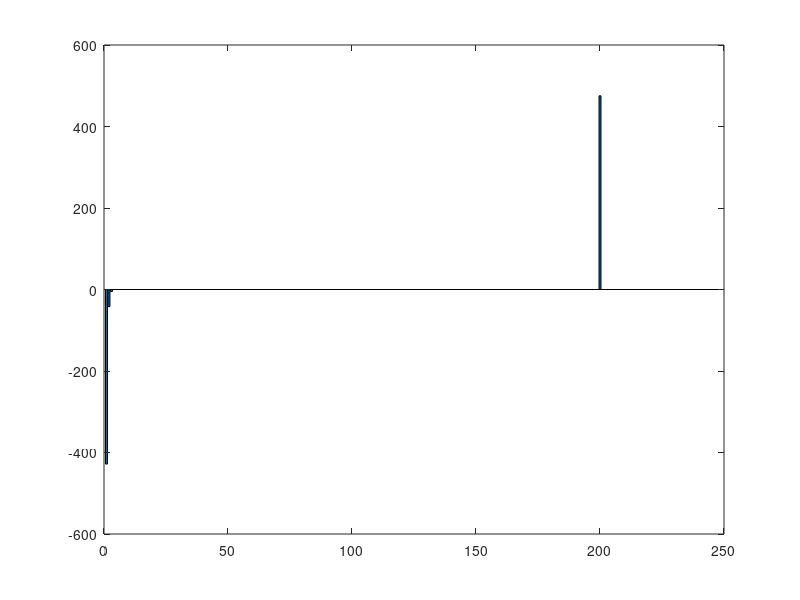

The MATLAB script that drew this image: (Note: this script raises an error after producing the figure.)


clf reset;
echo on

% This script demonstrates the use of the RSOM.
clc;

% load the example dissimilarity data
load exampleDissimilarity.mat;

% display the eigenvalue spectrum
[V, D] = eig(Dissim);
eVals = diag(D);
figure; bar(eVals);


pause % Strike any key to continues...
clc;


% init RSOM
sMap = rsom_lininit(Dissim,  [10 10]);

% train the RSOM
sMap = rsom_batchtrain(sMap, Dissim);


% Display the U-Matrix
figure;
rsom_show(sMap, Dissim);

% The U-Matrix shows clearly the structure of the data, i.e. that two
% clusters are available

pause % Strike any key to continues...
clc;

% do linear embedding of the distance matrix into a 3 dimensional space
x = cmdscale(Dissim.^(1/2));
x = x(:,1:3);

% plot the resulting data
h = figure; hold on;
plot3(x(1:100, 1), x(1:100, 2), x(1:100, 3), '.b');
plot3(x(101:200, 1), x(101:200, 2), x(101:200, 3), '.r');

% Since approximated vectorial data are available now, we can compute
% the (approximated) neuron positions and plot them
Neurons = sMap.cCodebook * x;
figure(h);

% create a som struct
sMapSOM = som_map_struct(3, sMap.topol); 
som_grid(sMapSOM,'Coord',Neurons);

echo off;


